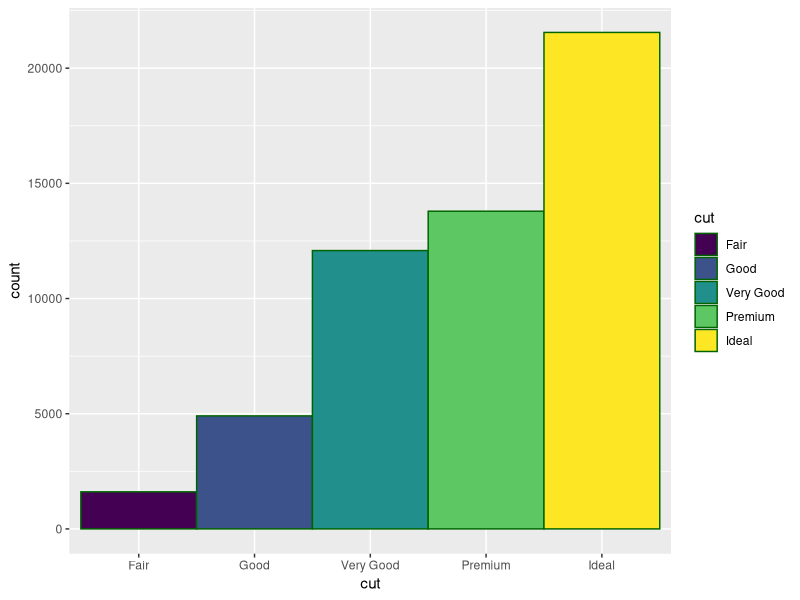
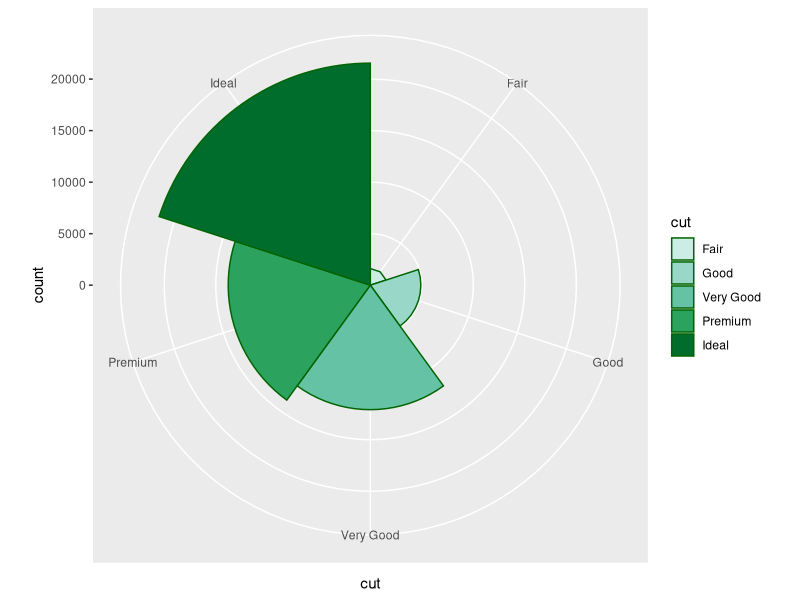
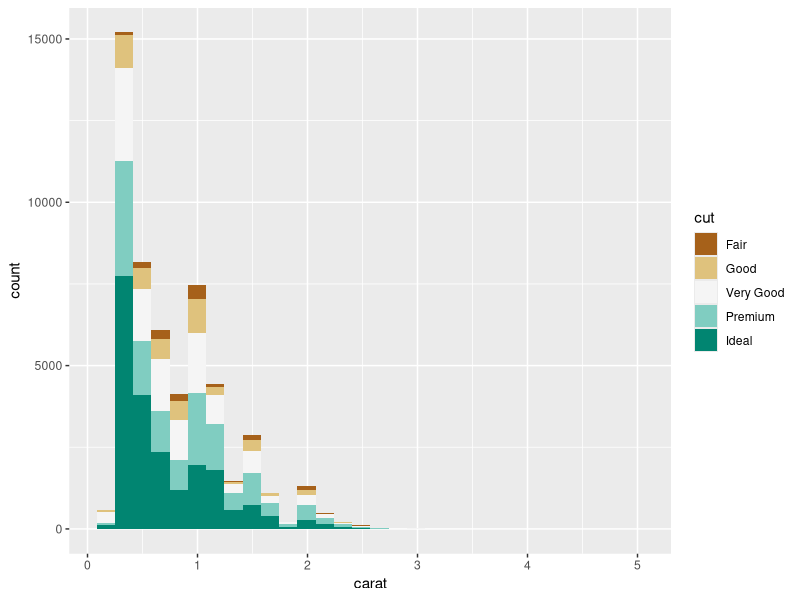
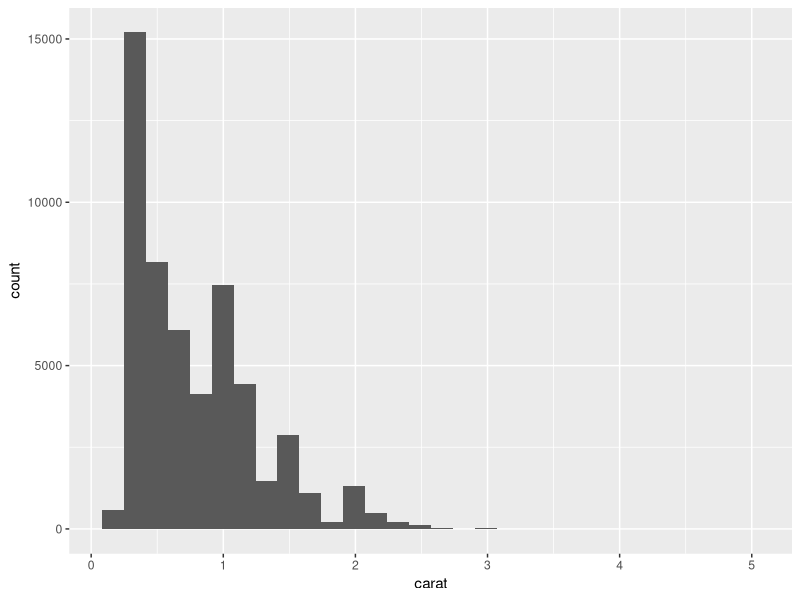

These figures' R source, in order:
# Hi thanks for forking this repo!
# The entire purpose of this repository is to practise forking, merging,
# pushing and pulling.
# Once you have 'forked' this repository please 'clone' it to your hard drive.
# Then please make some edits to your local copy of this file, save them,
# commit the save and send me a 'pull request' i.e. a request that I 'merge'
# your changes into the master branch of this repository.

# First Step: read <https://help.github.com/articles/fork-a-repo/>
# Second Step: read <https://help.github.com/articles/cloning-a-repository/>
# Third Step: Open a local copy of this file on you computer and make some
#             changes.


# Beginning of R code:
# A ggplot2 example with using the diamonds data that come with the ggplot2
# package:

library(ggplot2)

p1 <- ggplot(aes(x = cut, fill = cut), data = diamonds) + geom_bar(width = 1, colour = 'darkgreen')

# Executing the named plot object produces a bar chart:

p1

# Changing the coordinate system produces a coxcomb plot:

our.pal <- function(x){
        return(paste(c('#edf8fb', '#ccece6', '#99d8c9', '#66c2a4', '#2ca25f')[x]))
}

our.pal(1)
p1 + coord_polar() + scale_fill_manual(values = c('#ccece6', '#99d8c9', '#66c2a4', '#2ca25f','#006d2c'))
        

#                                              #006d2c)

p2 <- ggplot(aes(x = carat), data = diamonds)
p2 + geom_histogram(aes(fill = cut)) + scale_fill_manual(values = c('#a6611a',
        '#dfc27d',
        '#f5f5f5',
        '#80cdc1',
        '#018571'))
p2 + geom_histogram() 
# Please edit the above code to change something about the plot 'p1' or add some
# code to make a new plot then save your changes to your copy of this file.
# Next commit these changes to your fork and send me a pull request.
# See <https://help.github.com/articles/creating-a-pull-request/>

# I'll then review your pull request and most likely merge it into the
# repository
# <https://help.github.com/articles/merging-a-pull-request/>
# Ok over to you!


# Making another change

